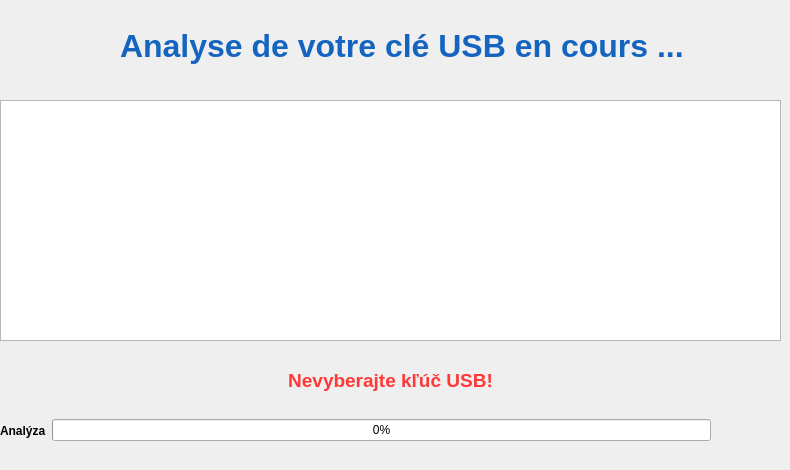
    <widget class="QWidget" name="analyze_view">
     <property name="styleSheet">
      <string notr="true">#btn_restart_analyzeView {
	background-color: transparent;
}

#btn_cancel_analyze {
	background-color: transparent;
	color: rgb(55, 71, 79);
}</string>
     </property>
     <widget class="QWidget" name="horizontalLayoutWidget">
      <property name="geometry">
       <rect>
        <x>0</x>
        <y>400</y>
        <width>711</width>
        <height>61</height>
       </rect>
      </property>
      <layout class="QHBoxLayout" name="horizontalLayout">
       <item>
        <widget class="QLabel" name="label_2">
         <property name="font">
          <font>
           <bold>true</bold>
          </font>
         </property>
         <property name="text">
          <string>Analýza</string>
         </property>
        </widget>
       </item>
       <item>
        <widget class="QProgressBar" name="progressBar">
         <property name="enabled">
          <bool>true</bool>
         </property>
         <property name="value">
          <number>0</number>
         </property>
        </widget>
       </item>
      </layout>
     </widget>
     <widget class="QLabel" name="label_6">
      <property name="geometry">
       <rect>
        <x>0</x>
        <y>370</y>
        <width>781</width>
        <height>21</height>
       </rect>
      </property>
      <property name="font">
       <font>
        <pointsize>14</pointsize>
        <bold>true</bold>
       </font>
      </property>
      <property name="styleSheet">
       <string notr="true">color: rgb(255, 56, 56);</string>
      </property>
      <property name="text">
       <string>Nevyberajte kľúč USB!</string>
      </property>
      <property name="alignment">
       <set>Qt::AlignmentFlag::AlignCenter</set>
      </property>
     </widget>
     <widget class="QLabel" name="label_9">
      <property name="geometry">
       <rect>
        <x>0</x>
        <y>10</y>
        <width>60</width>
        <height>60</height>
       </rect>
      </property>
      <property name="text">
       <string/>
      </property>
     </widget>
     <widget class="QLabel" name="label_11">
      <property name="geometry">
       <rect>
        <x>0</x>
        <y>0</y>
        <width>80</width>
        <height>80</height>
       </rect>
      </property>
      <property name="styleSheet">
       <string notr="true">image: url(:/resources/assets/USBGuardian.png);</string>
      </property>
      <property name="text">
       <string/>
      </property>
      <property name="alignment">
       <set>Qt::AlignmentFlag::AlignCenter</set>
      </property>
     </widget>
     <widget class="QPushButton" name="btn_restart_analyzeView">
      <property name="geometry">
       <rect>
        <x>740</x>
        <y>10</y>
        <width>32</width>
        <height>32</height>
       </rect>
      </property>
      <property name="maximumSize">
       <size>
        <width>32</width>
        <height>32</height>
       </size>
      </property>
      <property name="styleSheet">
       <string notr="true">border-image: url(:/resources/assets/icons/power.png);</string>
      </property>
      <property name="text">
       <string/>
      </property>
      <property name="flat">
       <bool>true</bool>
      </property>
     </widget>
     <widget class="QLabel" name="label_analyze_view_title">
      <property name="geometry">
       <rect>
        <x>120</x>
        <y>20</y>
        <width>611</width>
        <height>51</height>
       </rect>
      </property>
      <property name="font">
       <font>
        <pointsize>24</pointsize>
        <bold>true</bold>
       </font>
      </property>
      <property name="styleSheet">
       <string notr="true">color: rgb(21, 101, 192);</string>
      </property>
      <property name="text">
       <string>Analyse de votre clé USB en cours ...</string>
      </property>
     </widget>
     <widget class="QPushButton" name="btn_cancel_analyze">
      <property name="geometry">
       <rect>
        <x>720</x>
        <y>400</y>
        <width>50</width>
        <height>50</height>
       </rect>
      </property>
      <property name="font">
       <font>
        <pointsize>18</pointsize>
        <bold>false</bold>
       </font>
      </property>
      <property name="styleSheet">
       <string notr="true">border-image: url(:/resources/assets/icons/cancel.png);</string>
      </property>
      <property name="text">
       <string/>
      </property>
      <property name="default">
       <bool>false</bool>
      </property>
      <property name="flat">
       <bool>true</bool>
      </property>
     </widget>
     <widget class="QGraphicsView" name="graphicsView_imgSlider">
      <property name="geometry">
       <rect>
        <x>0</x>
        <y>100</y>
        <width>781</width>
        <height>241</height>
       </rect>
      </property>
      <property name="styleSheet">
       <string notr="true">border-image: url(:/resources/assets/sensi-3.png);</string>
      </property>
     </widget>
    </widget>
